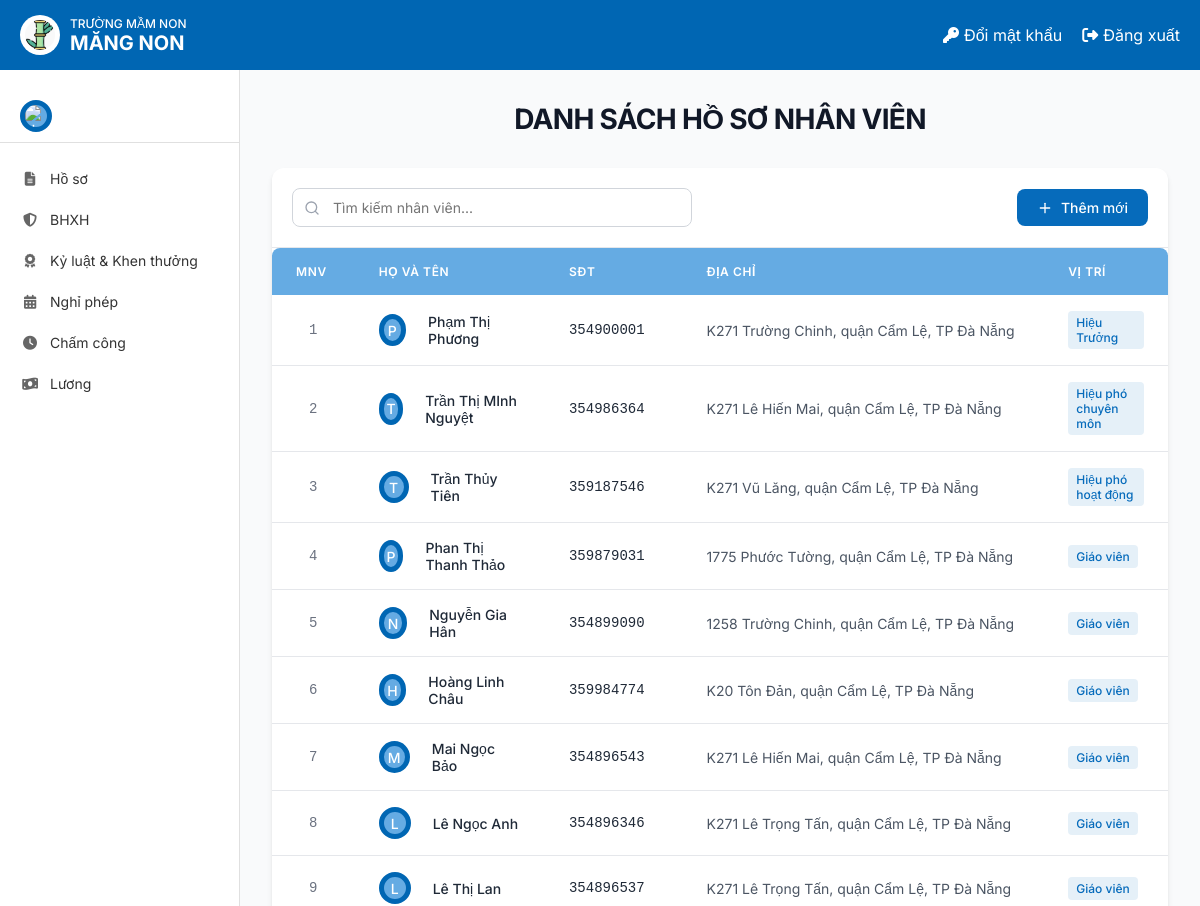
The app's page /dsnhanvien/ (upper part), older data.
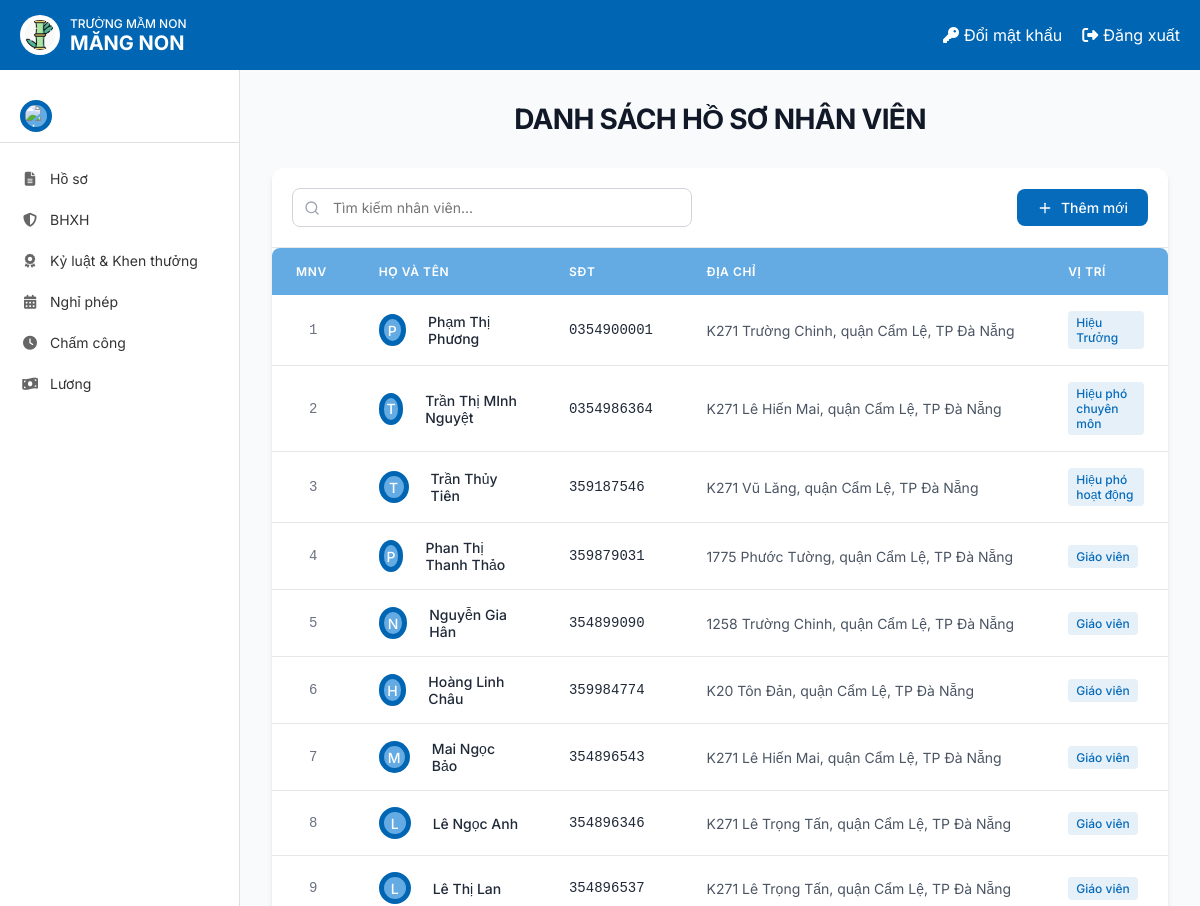
The same page, newer data.
### HOME/models.py (models this page shows, shortened)
class NhanVien(models.Model):
 user = models.OneToOneField(User, on_delete=models.CASCADE, unique=True, null=False, related_name='nhanvien_home')
 ten_nv = models.CharField(max_length=100)
 anh_ca_nhan = models.ImageField(upload_to='nhanvien/', null=True, blank=True)
 gioi_tinh = models.CharField(max_length=10, choices=[('2', 'Nam'), ('1', 'Nữ')],default='1')
 ngay_sinh = models.DateField(null=True)
 vi_tri_cong_viec = models.CharField(max_length=100, blank=True, null=True)
 to_phong_ban = models.CharField(max_length=50, choices=TO_PHONG_BAN_CHOICES)
 trinh_do_hoc_van = models.CharField(max_length=50, choices=TRINH_DO_HOC_VAN_CHOICES)
 chuyen_nganh = models.CharField(max_length=100, null=True)
 noi_dao_tao = models.CharField(max_length=100)
 nam_tn = models.IntegerField(null=True)
 ngay_cap = models.DateField(null=True)
 noi_cap = models.CharField(max_length=100)
 dia_chi_tam_tru = models.TextField(null=True)
 chuc_vu = models.CharField(max_length=150, null=True)
 so_dien_thoai = models.CharField(
     max_length=10,
     unique=True)
 email = models.EmailField(unique=True, max_length=50, null=True)
 so_cccd = models.CharField(
     max_length=12,
     unique=True
 )
 phu_caps = models.ManyToManyField(PhuCap, through='PhuCapNhanVien',blank=True)
 class Meta:
     db_table = 'HOME_nhanvien'

### HoSo/views.py (the view)
# urls.py: path('dsnhanvien/', danh_sach_nhan_vien, name='DanhSachNhanVien'),
def danh_sach_nhan_vien(request):
    query = request.GET.get('q', '')  # Lấy giá trị tìm kiếm từ thanh tìm kiếm
    if query:
        nhan_vien_list = NhanVien.objects.filter(ten_nv__icontains=query)  # Lọc nhân viên theo tên
    else:
        nhan_vien_list = NhanVien.objects.all()  # Nếu không có tìm kiếm, hiển thị tất cả nhân viên
    return render(request, 'HoSo/danhsachnhanvien.html', {
        'nhan_vien_list': nhan_vien_list,
        'query': query
    })

### templates/HoSo/danhsachnhanvien.html (shortened to what this page needs)
{% extends "home.html" %}
{% load static %}
{% block page_background %}
<div class="employee-list-page">
  <div class="page-header">
    <h1 class="page-title">DANH SÁCH HỒ SƠ NHÂN VIÊN</h1>
  </div>
  <div class="content-card">
    <div class="toolbar">
      <div class="search-container">
        <form method="GET" action="{% url 'DanhSachNhanVien' %}">
          <div class="search-input-wrapper">
            <svg class="search-icon" viewBox="0 0 24 24" fill="none" stroke="currentColor" stroke-width="2" stroke-linecap="round" stroke-linejoin="round">
              <circle cx="11" cy="11" r="8"></circle>
              <line x1="21" y1="21" x2="16.65" y2="16.65"></line>
            </svg>
            <input type="text" name="q" value="{{ query }}" placeholder="Tìm kiếm nhân viên..." class="search-input">
          </div>
        </form>
      </div>
      <a href="{% url 'ThemMoiHoSo' %}" class="add-button">
        <svg class="button-icon" viewBox="0 0 24 24" fill="none" stroke="currentColor" stroke-width="2" stroke-linecap="round" stroke-linejoin="round">
          <line x1="12" y1="5" x2="12" y2="19"></line>
          <line x1="5" y1="12" x2="19" y2="12"></line>
        </svg>
        Thêm mới
      </a>
    </div>
    <div class="table-container">
      <table class="employee-table">
        <thead>
          <tr>
            <th class="id-column">MNV</th>
            <th class="name-column">Họ và tên</th>
            <th class="phone-column">SĐT</th>
            <th class="address-column">Địa chỉ</th>
            <th class="position-column">Vị trí</th>
          </tr>
        </thead>
        <tbody>
          {% for nhan_vien in nhan_vien_list %}
          <tr class="employee-row">
            <td class="id-cell">{{ nhan_vien.id }}</td>
            <td class="name-cell">
              <a href="{% url 'QLXemHoSo' nhan_vien.id %}" class="employee-link">
                <div class="employee-name">
                  <div class="avatar">{{ nhan_vien.ten_nv|slice:":1" }}</div>
                  <span>{{ nhan_vien.ten_nv }}</span>
                </div>
              </a>
            </td>
            <td class="phone-cell">{{ nhan_vien.so_dien_thoai }}</td>
            <td class="address-cell">{{ nhan_vien.dia_chi_tam_tru }}</td>
            <td class="position-cell">
              <span class="position-badge">{{ nhan_vien.vi_tri_cong_viec }}</span>
            </td>
          </tr>
          {% endfor %}
        </tbody>
      </table>
    </div>
  </div>
</div>
<link rel="stylesheet" href="{% static 'css/dsnhanvienHoSo.css' %}">
{% endblock %}

Row changes from the older to the newer data that the page shows:
changed NhanVien "Phạm Thị Phương": so_dien_thoai "354900001" → "0354900001"
changed NhanVien "Trần Thị MInh Nguyệt": so_dien_thoai "354986364" → "0354986364"
